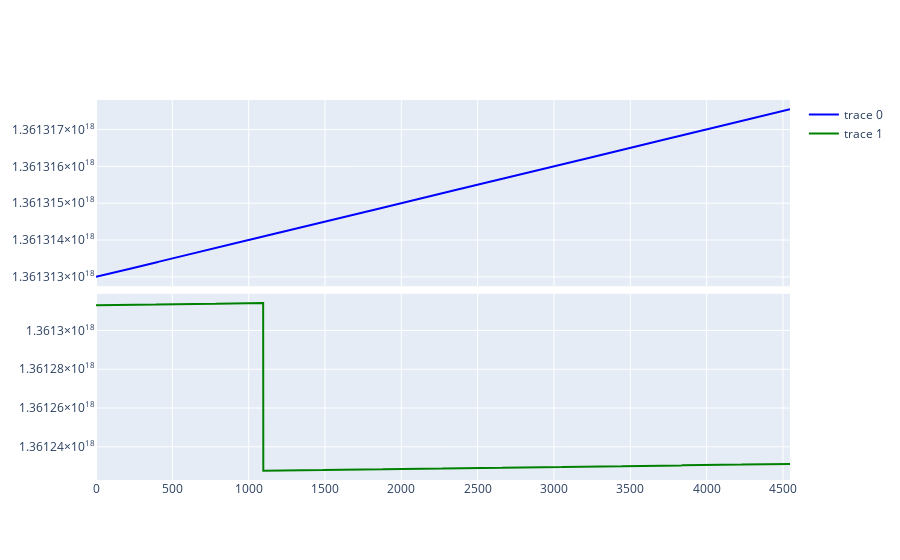

Write notebook code for a chart like this one.
### Code cell
fig = make_subplots(rows=2,cols=1, shared_xaxes=True, vertical_spacing=0.02)
fig.add_trace(go.Scatter(y=t2,line={'color':'blue'}),row=1,col=1)
fig.add_trace(go.Scatter(y=t,line={'color':'green'}),row=2,col=1)
fig.show()

### Figure 1 — Plotly figure (JSON) as saved in the notebook; plotly's stock layout.template omitted (floating-point values rounded to 4 significant figures; data arrays with more than 128 entries replaced by an {"elided": "..."} marker saying what was removed)
{"data": [{"line": {"color": "blue"}, "type": "scatter", "xaxis": "x", "y": {"elided": "4547 int values"}, "yaxis": "y"}, {"line": {"color": "green"}, "type": "scatter", "xaxis": "x2", "y": {"elided": "4547 int values"}, "yaxis": "y2"}], "layout": {"xaxis": {"anchor": "y", "domain": [0, 1], "matches": "x2", "showticklabels": false}, "xaxis2": {"anchor": "y2", "domain": [0, 1]}, "yaxis": {"anchor": "x", "domain": [0.51, 1]}, "yaxis2": {"anchor": "x2", "domain": [0, 0.49]}}}
